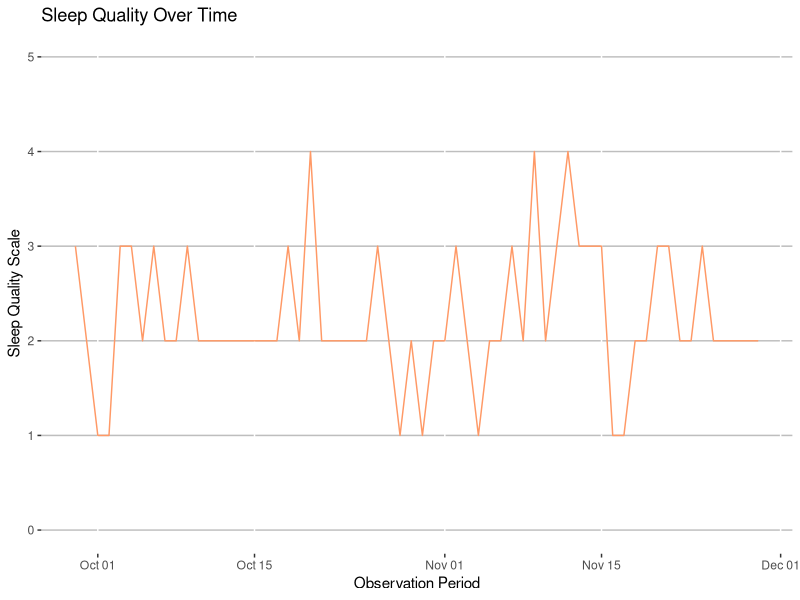
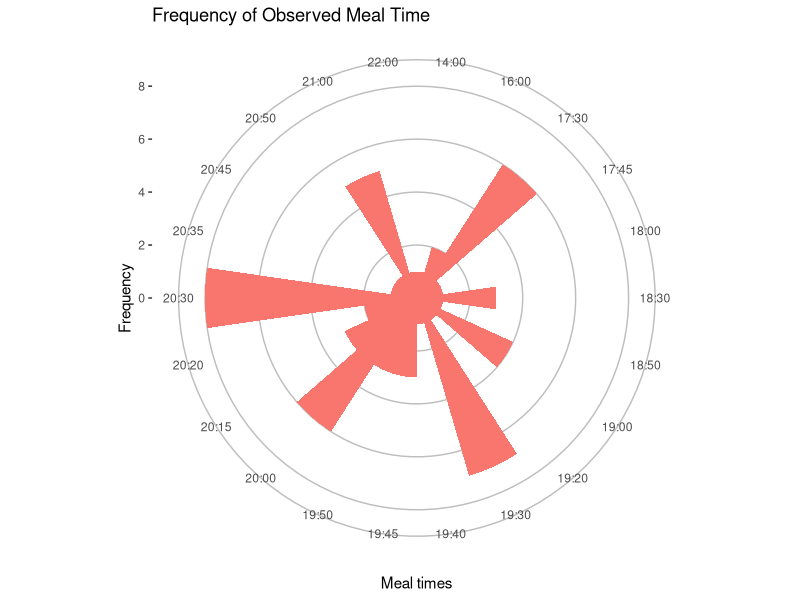
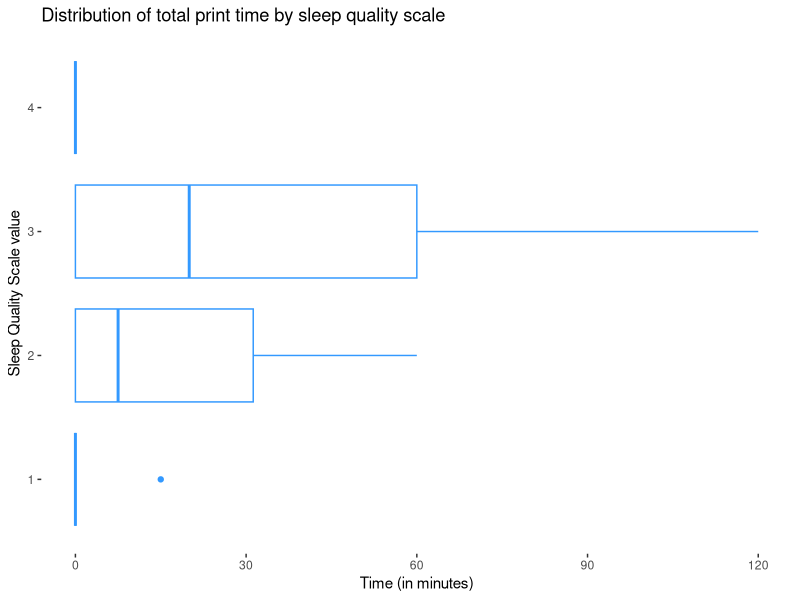
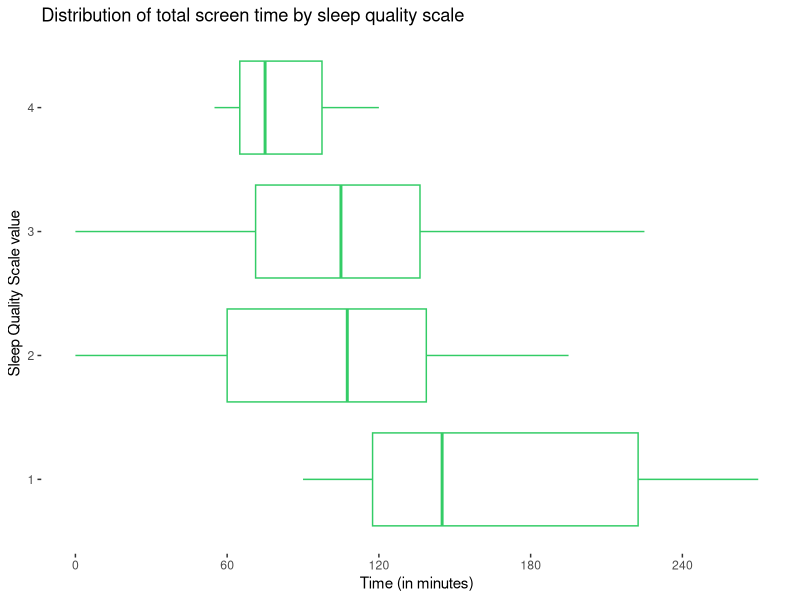
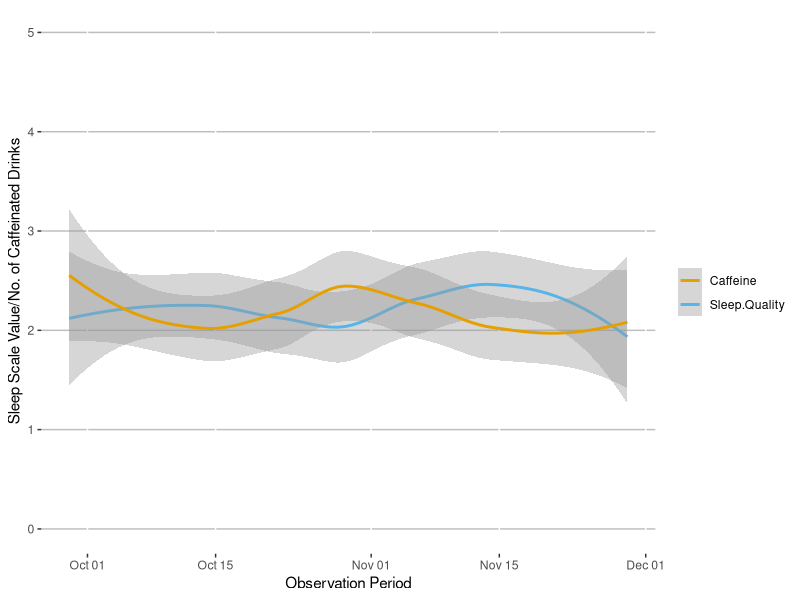
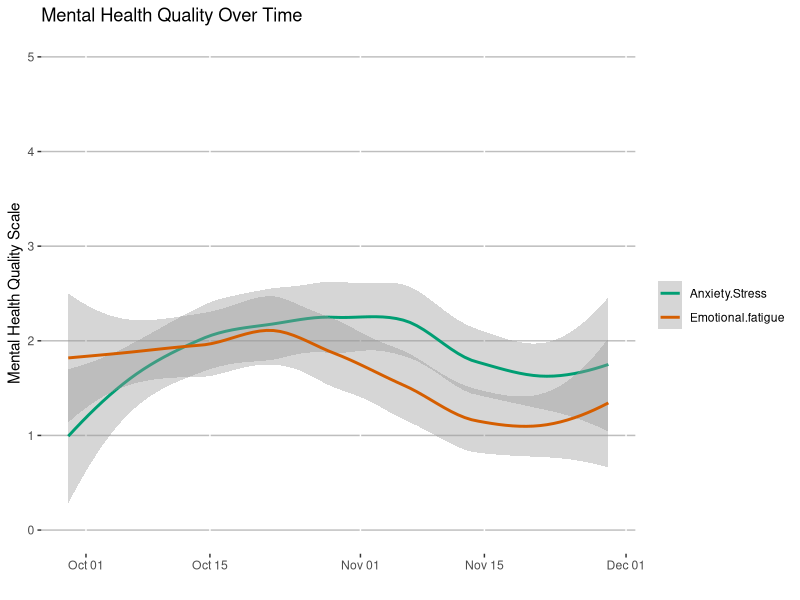
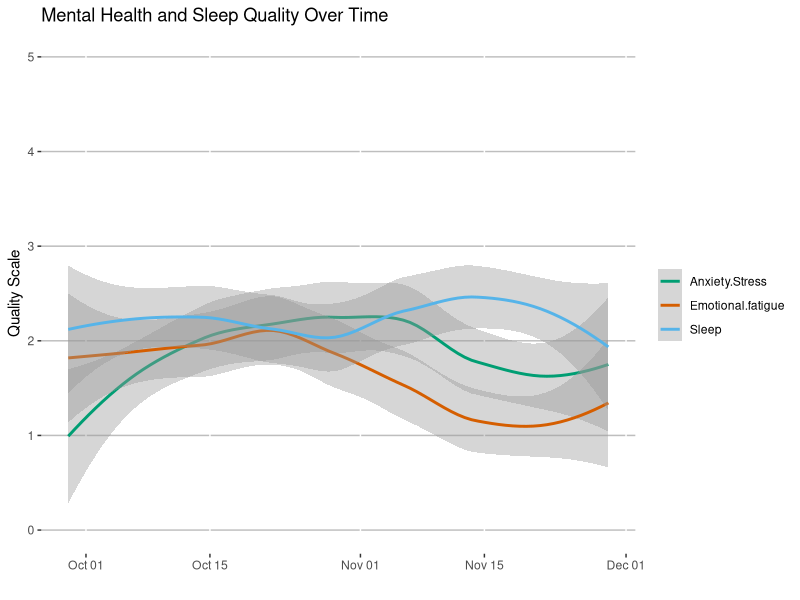
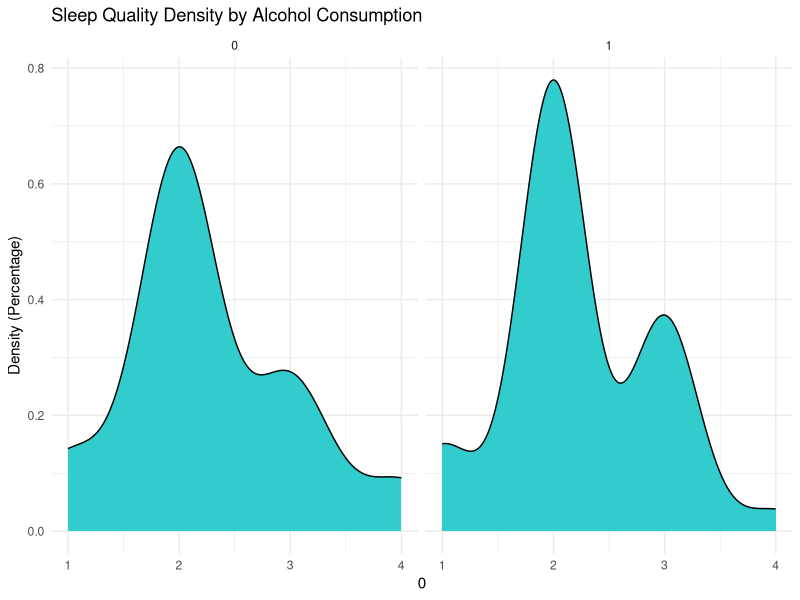

Generate these figures, in order, with R:
# find which directory is referenced
print(getwd())

# change the directory so we can use the csv
setwd("/Users/zack/dat203_ccac/visualize_yourself/factor_tracker/")

sleep_data <- na.omit(read.csv("factor_tracker_v3.csv"))
head(sleep_data)


#install.packages("lubridate")
#install.packages("ggpubr")

library(ggplot2)
library(ggpubr)
library(lubridate)

sleep_data$Date <-  as.Date(parse_date_time(sleep_data$Date, 'ymd'))
typeof(sleep_data$Date)

ggplot() + 
  geom_line(sleep_data, mapping = aes(x = Date, y = Sleep.quality.scale, group = 1), color = "#FF9966") + 
  scale_x_date(date_minor_breaks="1 day") + 
  labs(x = 'Observation Period', y = "Sleep Quality Scale", title="Sleep Quality Over Time") + 
  theme(panel.background = element_rect(fill = "white")) +
  theme(panel.grid.major.y = element_line(color="grey")) +
  scale_y_continuous(limits = c(0,5))

print(summary(sleep_data$Sleep.quality.scale))
print(sd(sleep_data$Sleep.quality.scale))

# creating a new series of total screen time
sleep_data$total.screen.time <- rowSums(sleep_data[,2:4], na.rm = TRUE)

# creating a new series of total print time
sleep_data$total.print.time <- rowSums(sleep_data[,5:7], na.rm = TRUE)

print(summary(sleep_data$total.screen.time))
print(sd(sleep_data$total.screen.time))

print(summary(sleep_data$total.print.time))
print(sd(sleep_data$total.print.time))

print(cor(sleep_data$total.print.time, sleep_data$Sleep.quality.scale))
print(cor(sleep_data$total.screen.time, sleep_data$Sleep.quality.scale))

# experimenting with shapes
ggplot(sleep_data, aes(x = Meal.times, fill="#CC99FF")) +
  geom_bar(width=1, na.rm = TRUE) + coord_polar(theta = 'x') +
  #geom_bar(mapping = aes(x = sleep_data$Sleep.quality.scale, fill = "blue")) +
  theme(legend.position="none") +
  labs(x = "Meal times", y = "Frequency", title = "Frequency of Observed Meal Time") +
  theme(panel.background = element_rect(fill = "#FFFFFF")) +
  theme(panel.grid.major.y = element_line(color="grey"))

# experimenting with meal times:
time_quality <- sleep_data[sleep_data$Meal.times > "19:30" , ]
print(summary(time_quality$Sleep.quality.scale))
print(sd(time_quality$Sleep.quality.scale))

#tail(sleep_data)

ggplot() + 
  geom_boxplot(sleep_data, mapping = aes(x = total.print.time, y = as.character(Sleep.quality.scale)), color="#3399FF", show.legend = FALSE) +
  labs(y = "Sleep Quality Scale value", x = "Time (in minutes)") +
  labs(title = "Distribution of total print time by sleep quality scale") +
  theme(panel.background = element_rect(fill = "white")) + #xlim(0, 210) +
  scale_x_continuous(breaks = c(0, 30, 60, 90, 120, 150, 180))

ggplot() + 
  geom_boxplot(sleep_data, mapping = aes(x = total.screen.time, y = as.character(Sleep.quality.scale)), color="#33CC66", show.legend = FALSE) +
  labs(y = "Sleep Quality Scale value", x = "Time (in minutes)") +
  labs(title = "Distribution of total screen time by sleep quality scale") +
  theme(panel.background = element_rect(fill = "white")) + #xlim(0, 300) + 
  scale_x_continuous(breaks = c(0, 60, 120, 180, 240, 300))


ggplot(data = sleep_data, mapping = aes(x = Date)) +
  geom_smooth(aes(y = Sleep.quality.scale, color = "Sleep.Quality")) +
  geom_smooth(aes(y = Caffeine.Intake, color = "Caffeine")) +
  theme(panel.background = element_rect(fill = "white")) +
  scale_colour_manual("", values = c("Sleep.Quality"="#56B4E9", "Caffeine"="#E69F00")) +
  theme(panel.grid.major.y = element_line(color="grey")) +
  labs(x = "Observation Period", y = "Sleep Scale Value/No. of Caffeinated Drinks") +
  scale_y_continuous(limits = c(0,5))

print(cor(sleep_data$Caffeine.Intake, sleep_data$Sleep.quality.scale))
print(summary(sleep_data$Caffeine.Intake))

ggplot(data = sleep_data, mapping = aes(x = Date)) + 
  geom_smooth(aes(y = Anxiety.Stress, colour = "Anxiety.Stress")) +
  geom_smooth(aes(y = Emotional.fatigue, colour = "Emotional.fatigue")) +
  scale_colour_manual("", 
                      values = c("Anxiety.Stress"="#009E73", "Emotional.fatigue"="#D55E00")) +
  scale_x_date(date_minor_breaks="1 day") + 
  scale_y_continuous(limits = c(0,5)) +
  labs(x = '', y = "Mental Health Quality Scale", title="Mental Health Quality Over Time") + 
  theme(panel.background = element_rect(fill = "white")) +
  theme(panel.grid.major.y = element_line(color="grey"))

ggplot(data = sleep_data, mapping = aes(x = Date)) + 
  geom_smooth(aes(y = Anxiety.Stress, colour = "Anxiety.Stress")) +
  geom_smooth(aes(y = Emotional.fatigue, colour = "Emotional.fatigue")) +
  geom_smooth(aes(y = Sleep.quality.scale, colour = "Sleep")) +
  scale_colour_manual("", 
                      values = c("Anxiety.Stress"="#009E73", 
                                 "Emotional.fatigue"="#D55E00",
                                 "Sleep"="#56B4E9")) +
  scale_x_date(date_minor_breaks="1 day") + 
  scale_y_continuous(limits = c(0,5)) +
  labs(x = '', y = "Quality Scale", title="Mental Health and Sleep Quality Over Time") + 
  theme(panel.background = element_rect(fill = "white")) +
  theme(panel.grid.major.y = element_line(color="grey"))

ggplot(data = sleep_data) + geom_density(aes(x=Sleep.quality.scale), fill="#33CCCC") +
  facet_wrap(~Alcohol, nrow = 1) +
  scale_x_continuous(c(0,1,2,3,4,5)) +
  #scale_y_continuous(c(0,1)) +
  labs(x = "", y = "Density (Percentage)") +
  labs(title = "Sleep Quality Density by Alcohol Consumption") +
  theme(panel.background = element_rect(fill = "white")) + theme_minimal()
